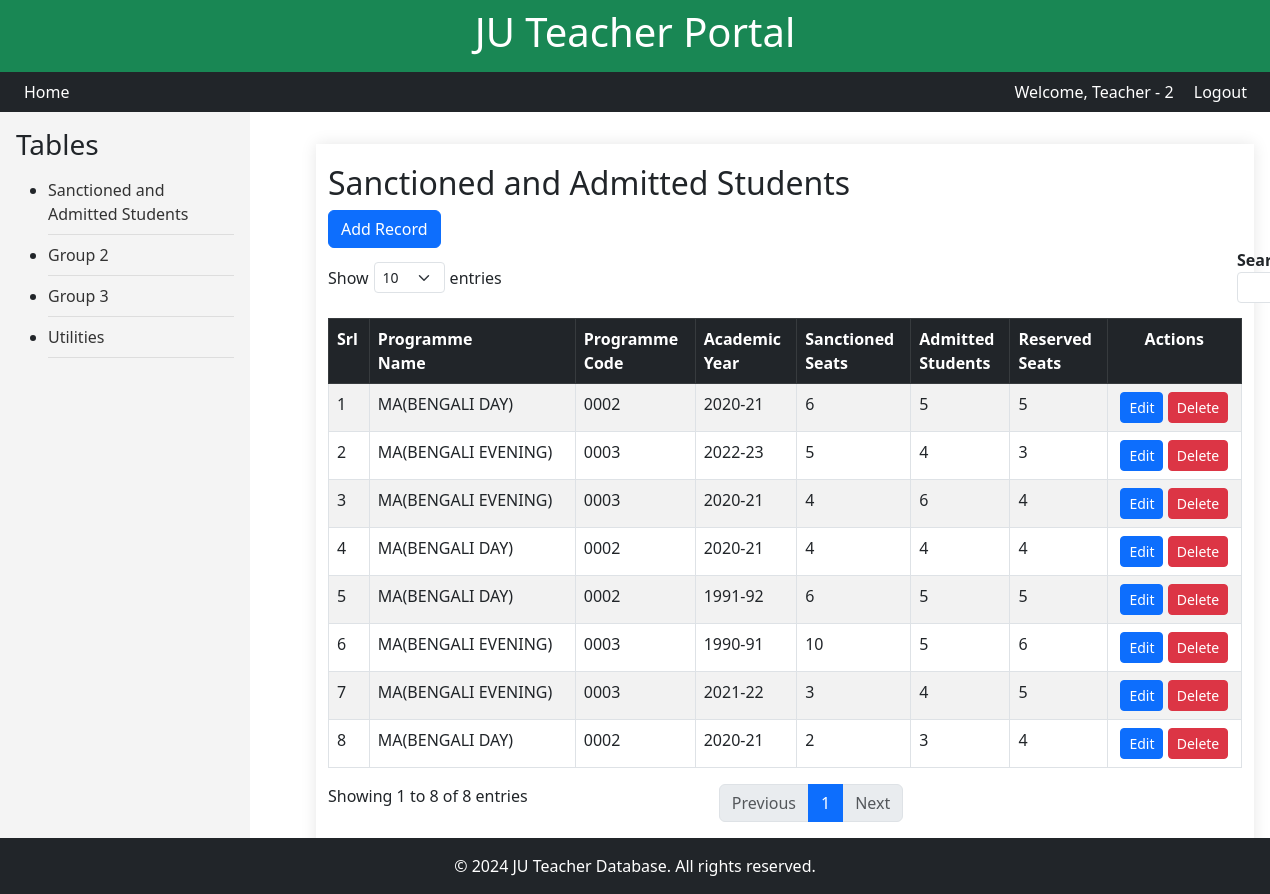
The page /hod/group-table/group1/ (signed in) on the database as committed earlier.
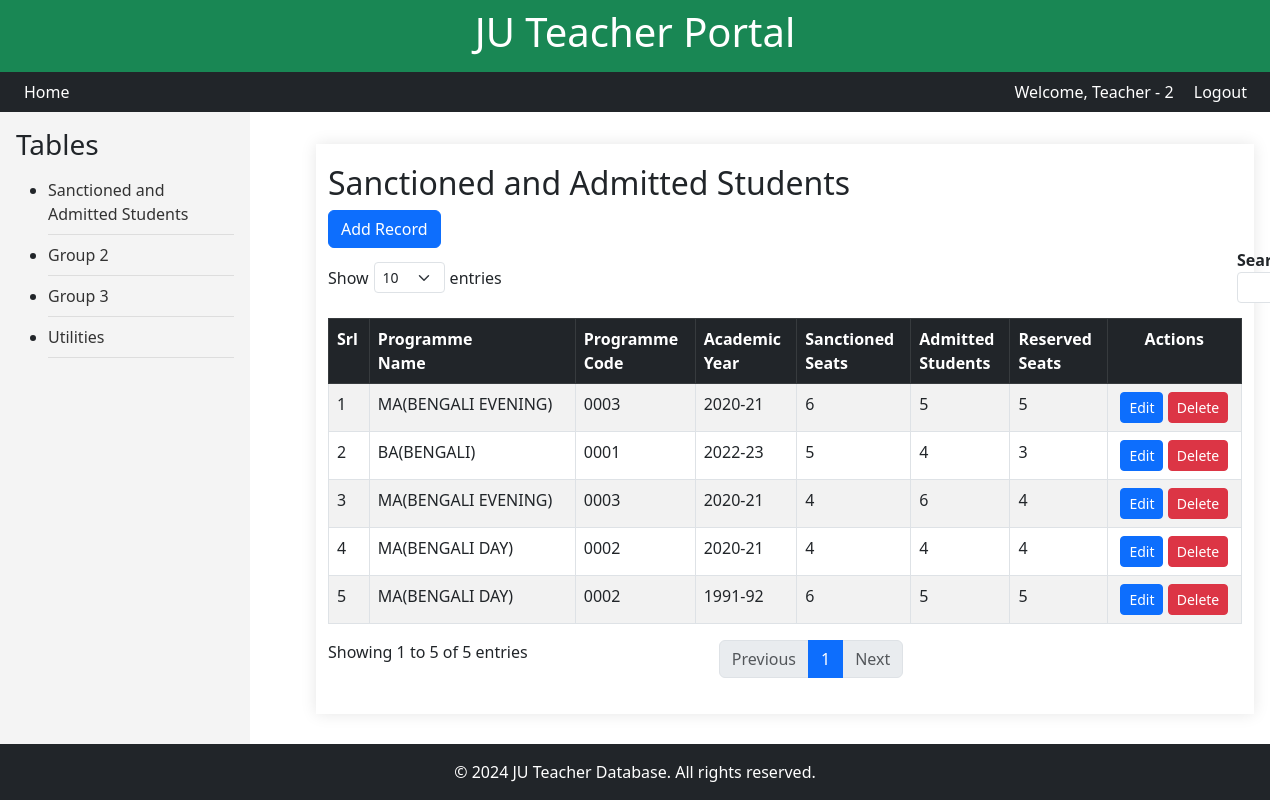
The same page on the database as committed later.
### teachers/models.py (models this page shows, shortened)
class CustomUser(AbstractUser):
    username = None  # Remove the username field
    email = models.EmailField(unique=True)
    emp_id = models.CharField(max_length=50, unique=True)
    department = models.ForeignKey("Department", on_delete=models.SET_NULL, null=True, blank=True, related_name="users")
    USERNAME_FIELD = 'email'  # Use email as the login field
    REQUIRED_FIELDS = ['first_name', 'last_name', 'emp_id']  # Fields required when creating a user
    objects = CustomUserManager()

class Department(models.Model):
    name    =   models.CharField(max_length=100,  null=True, blank=True)
    faculty =   models.CharField(max_length=100,  null=True, blank=True)
    program =   models.CharField(max_length=200,  null=True, blank=True)
    prog_cd =   models.CharField(max_length=20,   null=True, blank=True)

### hod_group/models.py (models this page shows, shortened)
class StudentAdmitted(models.Model):
    teacher = models.ForeignKey(
        "teachers.Teacher", on_delete=models.CASCADE, null=True, blank=True,
        verbose_name="Assigned Teacher"
    )
    dept_name = models.CharField(
        max_length=100, null=True, blank=True,
        verbose_name="Department Name"
    )
    prog_name = models.ForeignKey(
        "teachers.Department", on_delete=models.CASCADE, null=True, blank=True,
        verbose_name="Programme Name"
    )
    prog_cd = models.CharField(
        max_length=20, null=True, blank=True,
        verbose_name="Programme Code"
    )
    course_name = models.CharField(
        max_length=100, null=True, blank=True,
        verbose_name="Programme/Courses Name"
    )
    acad_year = models.CharField(
        max_length=7,
        verbose_name="Academic Year",
        help_text="The range must be in  1990-91 to 2024-25.",
    )
    sanc_seats = models.IntegerField(
         verbose_name="Number of Sanctioned Seats"
    )
    admit_seats = models.IntegerField(
         verbose_name="Number of Admitted Students"
    )
    seats_resrv_catg = models.IntegerField(
         verbose_name="Number of Reserved Category Students"
    )
    group_id    = models.CharField(
        max_length=10,
        verbose_name="Group Table index",
        null=True,
        blank=True
    )

### hod_group/views.py (the view)
# urls.py: path('group-table/<str:group_id>/', views.group_table_with_id, name='group_table_with_id'),
@login_required
def group_table_with_id(request, group_id):
    user = request.user
    teacher = get_object_or_404(Teacher, user=user)
    programs = Department.objects.filter(name=teacher.dept_name)
    students = StudentAdmitted.objects.select_related('teacher', 'prog_name').filter(dept_name=teacher.dept_name)
    group_templates = {
        'group1': 'hod_group/group1_details.html',
        'group2': 'hod_group/group2_details.html',
        'group3': 'hod_group/group3_details.html',
        'group4': 'util/group4_details.html',
    }
    template = group_templates.get(group_id)
    grp_id = next((key for key, value in group_templates.items() if value == template), None)
    request.session['grp_id'] = grp_id
    if request.session['grp_id'] == 'group1':
       form = StudentAdmittedForm(programs=programs)
       success = request.session.get('success', None)
    else:
       form=""
       success=""
    success = request.session.get('success', False)
    if 'success' in request.session:
        del request.session['success']  # Remove the success session variable
    context = {'group_id': group_id, 'grp_id':grp_id, 'students':students,'form':form, 'success':success}
    return render(request, template, context)

### hod_group/forms.py
class StudentAdmittedForm(forms.ModelForm):
    prog_name = forms.ModelChoiceField(
        queryset=Department.objects.none(),
        label="Program",
        empty_label="Select a Program",
    )
    class Meta:
        model = StudentAdmitted
        fields = [
            "prog_name",
            "acad_year",
            "sanc_seats",
            "admit_seats",
            "seats_resrv_catg",
        ]
        widgets = {
            "acad_year": forms.TextInput(
                attrs={
                    "required": "required",
                    "placeholder": "e.g., 2023-24",  # Add a placeholder
                }
            ),
            "sanc_seats": forms.NumberInput(attrs={"min": 0, "required": "required"}),
            "admit_seats": forms.NumberInput(attrs={"min": 0, "required": "required"}),
            "seats_resrv_catg": forms.NumberInput(attrs={"min": 0, "required": "required"}),
        }
    def __init__(self, *args, programs=None, **kwargs):
        super().__init__(*args, **kwargs)
        if programs:
            self.fields["prog_name"].queryset = programs
        else:
            self.fields["prog_name"].queryset = Department.objects.none()

### teachers/templatetags/signing_tags.py (called while the page is built)
@register.filter
def sign_id(id):
    signer = Signer()
    return signer.sign(id)

### hod_group/templates/hod_group/group1_details.html (shortened to what this page needs)
{% extends 'hod_group/group_table.html' %}
{% load widget_tweaks %}
{% load signing_tags %}
{% load static %}
{% block group_table_details %}
<head>
	<link href="https://cdn.jsdelivr.net/npm/bootstrap@5.3.0-alpha1/dist/css/bootstrap.min.css" rel="stylesheet">
</head>
<div class="container mt-3">
	<h2>Sanctioned and Admitted Students</h2>
	<button type="button" class="btn btn-primary" data-bs-toggle="modal" data-bs-target="#addStudentModal">
		Add Record
	</button>
    <table id="studentsTable" class="table table-striped table-bordered">
        <thead class="table-dark">
            <tr>
                <th>Srl</th>
                <th>Programme<br> Name</th>
                <th>Programme<br> Code</th>
                <th>Academic<br> Year</th>
                <th>Sanctioned<br> Seats</th>
                <th>Admitted<br> Students</th>
                <th>Reserved<br> Seats</th>
                <th style="text-align:center;">Actions</th>
            </tr>
        </thead>
        <tbody>
            {% for student in students %}
            <tr>
                <td>{{ forloop.counter }}</td>
                <td>{{ student.prog_name.program|default:"No Data" }}</td>
                <td>{{ student.prog_name.prog_cd }}</td>
                <td>{{ student.acad_year }}</td>
                <td>{{ student.sanc_seats }}</td>
                <td>{{ student.admit_seats }}</td>
                <td>{{ student.seats_resrv_catg }}</td>
                <td style="text-align:center;">
                    <a href="{% url 'hod_group:student_edit' signed_id=student.id|sign_id %}?data_row={{ forloop.counter }}"
					   class="btn btn-sm btn-primary">Edit
					</a>
					<a href="{% url 'hod_group:student_delete' signed_id=student.id|sign_id %}" class="btn btn-sm btn-danger">Delete</a>
                </td>
            </tr>
            {% endfor %}
        </tbody>
    </table>
</div>
{% endblock %}

### hod_group/templates/hod_group/group_table.html (shortened to what this page needs)
{% extends 'grp_base.html' %}
{% load widget_tweaks %}
{% load static %}
{% block content %}
<!DOCTYPE html>
<html lang="en">
<head>
</head>
<body>
    <div class="sidebar" >
		<h3>Tables</h3>
		<ul>
			<li><a href="{% url 'hod_group:group_table_with_id' 'group1' %}">Sanctioned and Admitted Students</a></li>
			<li><a href="{% url 'hod_group:group_table_with_id' 'group2' %}">Group 2</a></li>
			<li><a href="{% url 'hod_group:group_table_with_id' 'group3' %}">Group 3</a></li>
			<li><a href="{% url 'hod_group:group_table_with_id' 'group4' %}">Utilities</a></li>
		</ul>
	</div>
    <div class="content">
		{% block group_table_details %}{% endblock %}
    </div>
</body>
</html>
{% endblock %}

### templates/grp_base.html (shortened to what this page needs)
{% load static %}
<!DOCTYPE html>
<html lang="en">
<head>
    <link rel="stylesheet" href="{% static 'css/styles.css' %}">
    <link href="https://cdn.jsdelivr.net/npm/bootstrap@5.3.0/dist/css/bootstrap.min.css" rel="stylesheet">
	<link rel="stylesheet" href="https://cdn.jsdelivr.net/npm/bootstrap-icons/font/bootstrap-icons.css">
</head>
<body>
<div class="bg-success text-white text-center p-2">
    <h1>JU Teacher Portal</h1>
</div>
<nav class="bg-dark text-white p-2 text-end">
    {% if user.is_authenticated %}
		<a class="text-white ms-3" style="float:left;" href="{% url 'teachers:profile' %}">Home</a>
        <span class="d-inline-block">Welcome, {{ user.first_name }}</span>
        <a class="text-white ms-3" href="{% url 'teachers:logout' %}">Logout</a>
    {% else %}
        <a class="text-white me-3" href="{% url 'teachers:login' %}">Login</a>
        <a class="text-white" href="{% url 'teachers:register' %}">Register</a>
    {% endif %}
</nav>
    {% block content %}
    {% endblock %}
<footer class="bg-dark text-white text-center p-3 mt-auto">
    &copy; 2024 JU Teacher Database. All rights reserved.
</footer>
</body>
</html>

### static/css/styles.css (style rules this page uses)
body { font-family: 'Arial', sans-serif; background-color: #f4f4f4; margin: 0; padding: 0; }
nav { background-color: #333; padding: 10px; text-align: right; }
nav a { color: white; text-decoration: none; margin: 0 15px; }
.container { background-color: white; margin: 20px auto; padding: 20px; max-width: 1200px; box-shadow: 0 0 15px rgba(0, 0, 0, 0.1); }
footer { background-color: #333; color: white; text-align: center; padding: 10px; position: fixed; bottom: 0; width: 100%; }

### hod_group/templates/hod_group/group_table.html (style rules this page uses)
.sidebar { width: 250px; background-color: #f4f4f4; padding: 1rem; height: 100vh; position: fixed; }
.sidebar a { display: block; color: #333; text-decoration: none; padding: 0.5rem 0; border-bottom: 1px solid #ddd; }
.content { margin-left: 300px; padding: 1rem; }

### hod_group/templates/hod_group/group1_details.html (style rules this page uses)
th { vertical-align: top; }

Rows that differ between the two databases and show on the page:
removed StudentAdmitted: prog_name.program "MA(BENGALI EVENING)", prog_name.prog_cd "0003", acad_year "1990-91", sanc_seats "10", admit_seats "5", seats_resrv_catg "6"
removed StudentAdmitted: prog_name.program "MA(BENGALI EVENING)", prog_name.prog_cd "0003", acad_year "2021-22", sanc_seats "3", admit_seats "4", seats_resrv_catg "5"
removed StudentAdmitted: prog_name.program "MA(BENGALI DAY)", prog_name.prog_cd "0002", acad_year "2020-21", sanc_seats "2", admit_seats "3", seats_resrv_catg "4"
changed StudentAdmitted (number 1 of 5 on the later page): prog_name.program "MA(BENGALI DAY)" → "MA(BENGALI EVENING)"; prog_name.prog_cd "0002" → "0003"
changed StudentAdmitted: prog_name.program "MA(BENGALI EVENING)" → "BA(BENGALI)"; prog_name.prog_cd "0003" → "0001"
Other text that changed with them:
text written by a page script: "Show entries Search: Showing 1 to 8 of 8 entries Previous 1 Next" → "Show entries Search: Showing 1 to 5 of 5 entries Previous 1 Next"
